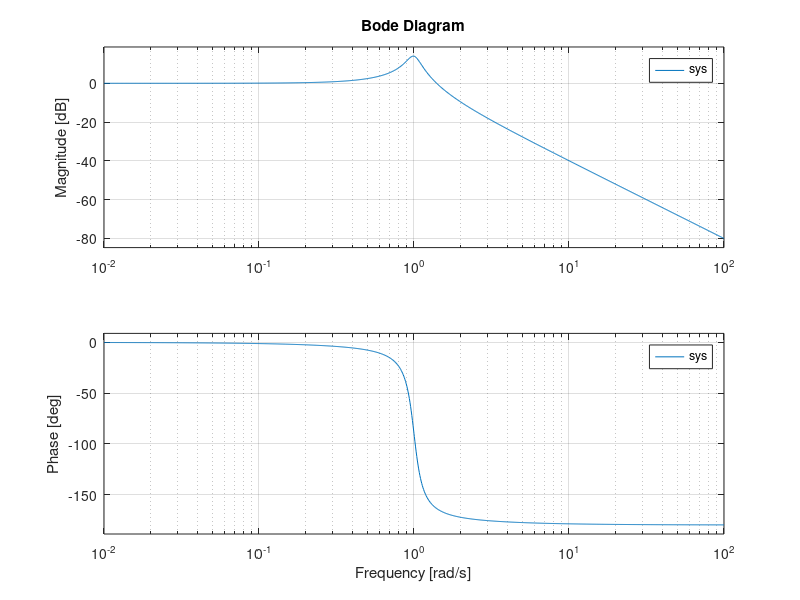

The MATLAB source for this figure:
%exactement comme l'ex1 sauf que l'on fait directement la fonction de
%transfert pour zeta = 0.1 et en utilisant la methode tf intégrée a matlab
clf; clear all; close all;
m=1
zeta=0.1
k=1
wn=sqrt(k/m)
%Travail a faire:
num=[1/m]
den=[1 2*zeta*wn wn^2]
%fin tarvail a faire
sys=tf(num,den)
bode(sys) % on utilise ensuite la méthode "bode" pour tracer !